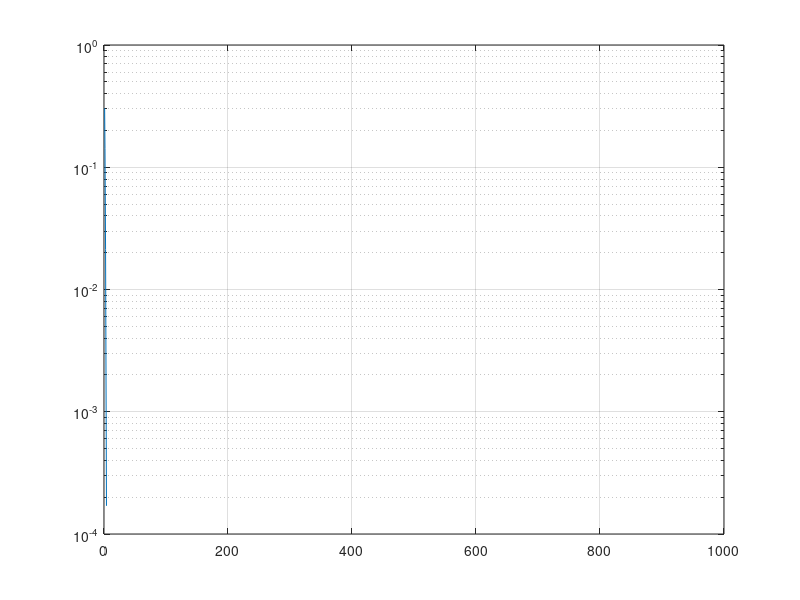

Source code (MATLAB): (Note: this script raises an error after producing the figure.)
pkg load communications

numberOfBits = 1e6;

SNR = 10.^( (0:2:31) ./10);
BER = [];

%Generate random binary data vector
binary_data = randi([0 1] , 1 , numberOfBits);

OOK = binary_data;
PRK = (2 * binary_data) - 1;

for i = numberOfBits
    FSK(i) = (binary_data(i) == 0) * 1 + (binary_data(i) == 1) * (0 + 1i);
end

for i = 1 : 16
	%Power
	pow_ = mean(binary_data.^2);
	%Noise
	noise = (sqrt(pow_./(2 * SNR(i)) * (randn(size(binary_data)) +1j * randn(size(binary_data)))));
	%Add some noise to generated bits
 	Rx = noise + binary_data;
 	%Decide whether the Rx_sequence is ‘1’ or ‘0’
 	result = (Rx >= 0.5);
	%Compare the original bits with the detected bits.
    	[err,ratio] = biterr(binary_data,result);
	%Save the probability of error of each SNR in matrix , BER
	BER = [BER ratio];
end

semilogy(SNR,BER);                                                    
grid on;

BER = [];
for i = 1 : 16
	%Power
	pow_ = mean(PRK.^2);
	%Noise
	noise = sqrt(pow_./(2 * SNR(i)) * (randn(size(PRK)) + 1j * randn(size(PRK))));
	%Add some noise to generated bits
 	Rx = noise + PRK;
 	%Decide whether the Rx_sequence is ‘1’ or ‘0’
 	result = (Rx >= 0.5);
	%Compare the original bits with the detected bits.
    	[err,ratio] = biterr(binary_data,result);
	%Save the probability of error of each SNR in matrix , BER
	BER = [BER err_ratio];
end

semilogy(SNR,BER);                                                    
grid on;

BER = [];

for i = 1 : 16
    %Power
	pow_ = mean(abs(FSK).^2);
	%Noise
	noise = sqrt(pt2./(2*SNR(i))*(randn(size(FSK))+1j*randn(size(FSK))));
	%Add some noise to generated bits
 	Rx = noise + FSK;
 	%Decide whether the Rx_sequence is ‘1’ or ‘0’
 	A_ = gt(imag(Rx),real(Rx));
	%Compare the original bits with the detected bits.
    	B_ = xor(A_,binary_data)
	%Save the probability of error of each SNR in matrix , BER
	C_(i) = sum(B_,2);
end
BER_= C_ ./ 1e6;
hold on;
semilogy((0 : 2 : 31),BER_);
QAM = 0.25 * (2 * erfc(sqrt(2 * SNR/5)) + erfc(3 * sqrt(2 * SNR/5)) + erfc(5 * sqrt(2 * SNR/5)))

semilogy((0 : 2 : 31),QAM)
